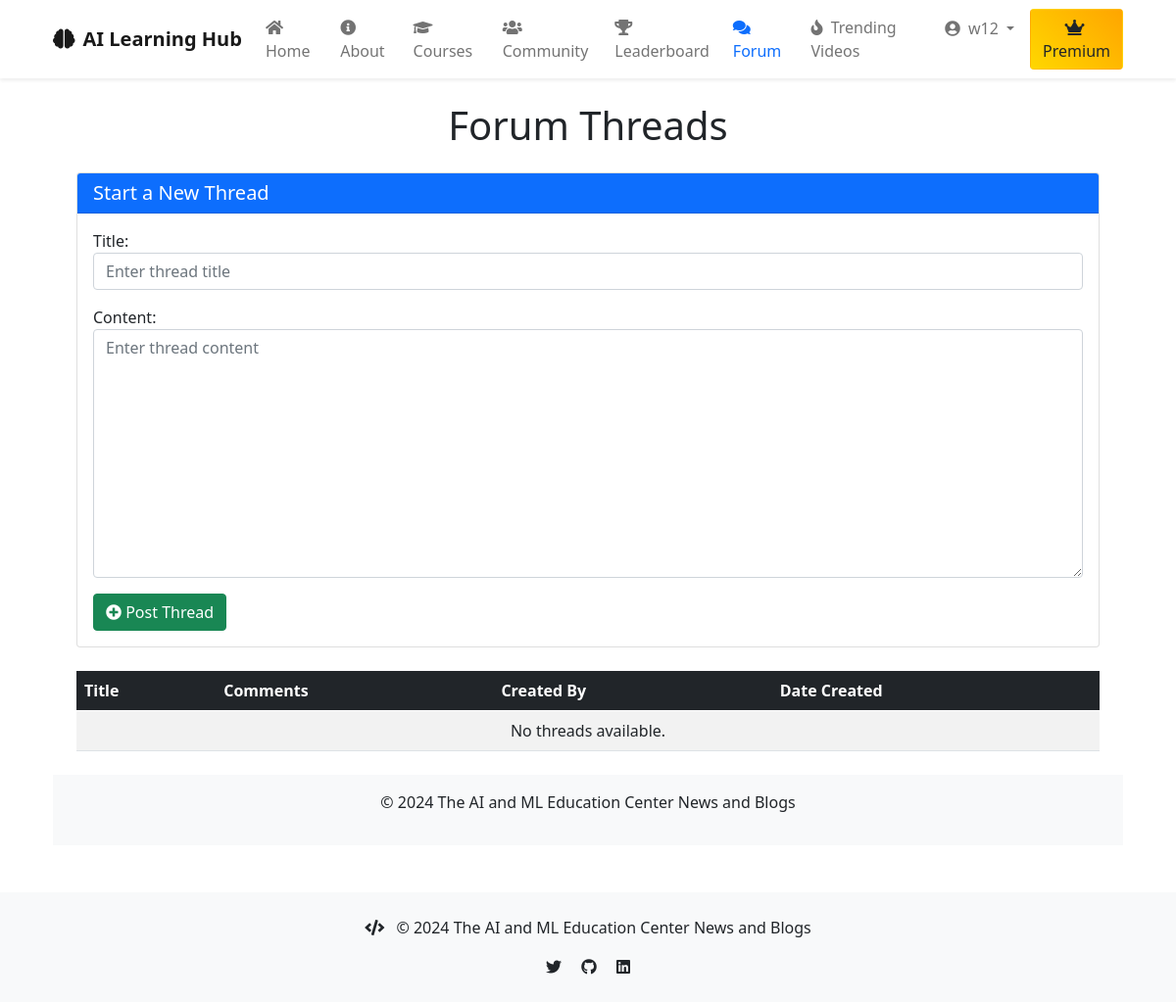
Before: /forum/ (signed in) with the older database file.
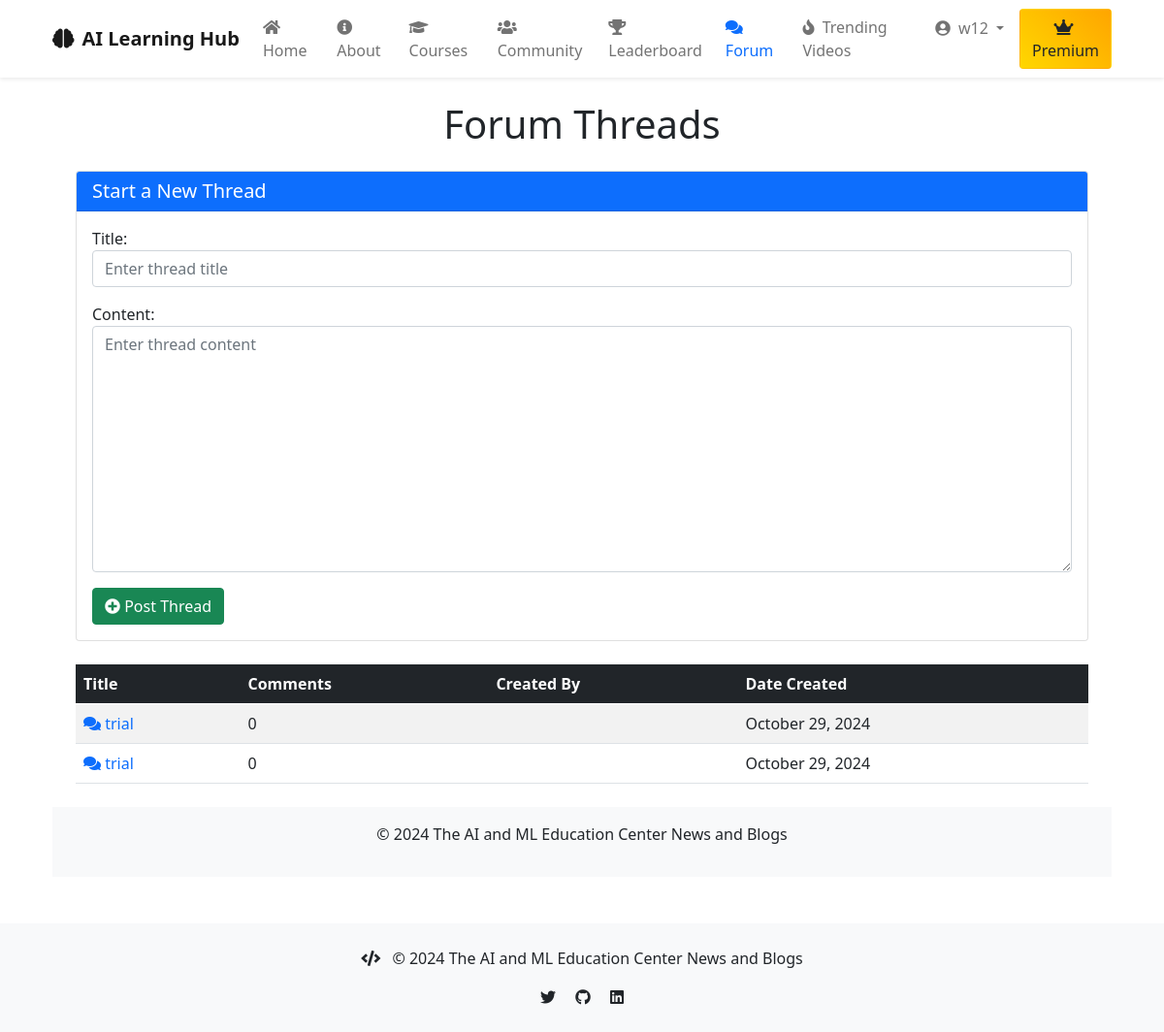
After: the same page with the newer database file.
### apps/models.py (models this page shows)
class ForumThread(models.Model):
    title = models.CharField(max_length=200)
    content = models.TextField()
    author = models.ForeignKey(User, on_delete=models.CASCADE)
    created_at = models.DateTimeField(auto_now_add=True)
    updated_at = models.DateTimeField(auto_now=True)

### apps/views.py (the view)
# urls.py: path('forum/', views.forum_list, name='forum_list'),
@login_required
def forum_list(request):
    threads = ForumThread.objects.annotate(comment_count=Count('forumcomment'))
    if request.method == 'POST':
        form = NewThreadForm(request.POST)
        if form.is_valid():
            new_thread = form.save(commit=False)
            new_thread.author = request.user
            new_thread.save()
            return redirect('blog:forum_list')
    else:
        form = NewThreadForm()
    return render(request, 'forum_list.html', {'threads': threads, 'form': form})

### apps/forms.py
class NewThreadForm(forms.ModelForm):
    class Meta:
        model = ForumThread
        fields = ['title', 'content']
        widgets = {
            'title': forms.TextInput(attrs={'class': 'form-control', 'placeholder': 'Enter thread title'}),
            'content': forms.Textarea(attrs={'class': 'form-control', 'placeholder': 'Enter thread content'}),
        }

### apps/models.py (called while the page is built)
    def has_premium_access(self):
        return self.subscription_status

### apps/templates/forum_list.html (shortened to what this page needs)
{% extends 'base.html' %}
{% block content %}
<!DOCTYPE html>
<html lang="en">
<head>
    <link rel="stylesheet" href="https://cdn.jsdelivr.net/npm/bootstrap@5.0.2/dist/css/bootstrap.min.css">
    <link rel="stylesheet" href="https://cdnjs.cloudflare.com/ajax/libs/font-awesome/5.15.4/css/all.min.css">
</head>
<body>
    <div class="container mt-4">
        <h1 class="text-center mb-4">Forum Threads</h1>
        <div class="card mb-4">
            <div class="card-header text-white bg-primary">
                <h5 class="mb-0">Start a New Thread</h5>
            </div>
            <div class="card-body">
                <form method="POST" action="">
                    {{ form.as_p }}
                    <button type="submit" class="btn btn-success">
                        <i class="fas fa-plus-circle"></i> Post Thread
                    </button>
                </form>
            </div>
        </div>
        <table class="table table-hover table-striped">
            <thead class="table-dark">
                <tr>
                    <th>Title</th>
                    <th>Comments</th>
                    <th>Created By</th>
                    <th>Date Created</th>
                </tr>
            </thead>
            <tbody>
                {% for thread in threads %}
                <tr>
                    <td>
                        <a href="{% url 'blog:thread_detail' thread.id %}" class="text-decoration-none">
                            <i class="fas fa-comments"></i> {{ thread.title }}
                        </a>
                    </td>
                    <td>{{ thread.comment_count }}</td>
                    <td>{{ thread.created_by.username }}</td>
                    <td>{{ thread.created_at|date:"F j, Y" }}</td>
                </tr>
                {% empty %}
                <tr>
                    <td colspan="4" class="text-center">No threads available.</td>
                </tr>
                {% endfor %}
            </tbody>
        </table>
    </div>
    <footer class="bg-light text-center p-3 mt-4">
        <p>&copy; {% now "Y" %} The AI and ML Education Center News and Blogs</p>
    </footer>
</body>
</html>
{% endblock %}

### apps/templates/base.html (shortened to what this page needs)
<!DOCTYPE html>
<html lang="en">
<head>
    <link href="https://cdn.jsdelivr.net/npm/bootstrap@5.3.0/dist/css/bootstrap.min.css" rel="stylesheet">
    <link href="https://cdnjs.cloudflare.com/ajax/libs/font-awesome/6.4.0/css/all.min.css" rel="stylesheet">
</head>
<body>
<nav class="navbar navbar-expand-lg navbar-light bg-white">
    <div class="container">
        <a class="navbar-brand" href="/">
            <i class="fas fa-brain me-2"></i>AI Learning Hub
        </a>
        <div class="collapse navbar-collapse" id="navbarNav">
            <ul class="navbar-nav me-auto mb-2 mb-lg-0">
                <li class="nav-item">
                    <a class="nav-link {% if request.path == '/' %}active{% endif %}" href="/">
                        <i class="fas fa-home me-1"></i> Home
                    </a>
                </li>
                <li class="nav-item">
                    <a class="nav-link {% if request.path == '/about/' %}active{% endif %}" href="/about/">
                        <i class="fas fa-info-circle me-1"></i> About
                    </a>
                </li>
                <li class="nav-item">
                    <a class="nav-link {% if request.path == '/courses/' %}active{% endif %}" href="/courses/">
                        <i class="fas fa-graduation-cap me-1"></i> Courses
                    </a>
                </li>
                <li class="nav-item">
                    <a class="nav-link {% if request.path == '/blog/' %}active{% endif %}" href="/blog/">
                        <i class="fas fa-users me-1"></i> Community
                    </a>
                </li>
                <li class="nav-item">
                    <a class="nav-link {% if request.path == '/leaderboard/' %}active{% endif %}" href="{% url 'blog:leaderboard' %}">
                        <i class="fas fa-trophy me-1"></i> Leaderboard
                    </a>
                </li>
                <li class="nav-item">
                    <a class="nav-link {% if request.path == '/forum/' %}active{% endif %}" href="{% url 'blog:forum_list' %}">
                        <i class="fas fa-comments me-1"></i> Forum
                    </a>
                </li>
                <li class="nav-item">
                    <a class="nav-link {% if request.path == '/trending-videos/' %}active{% endif %}" href="{% url 'blog:trending_videos' %}">
                        <i class="fas fa-fire me-1"></i> Trending Videos
                    </a>
                </li>
            </ul>
            <ul class="navbar-nav ms-auto">
                {% if user.is_authenticated %}
                    <li class="nav-item dropdown">
                        <a class="nav-link dropdown-toggle" href="#" id="navbarDropdown" role="button"
                           data-bs-toggle="dropdown" aria-expanded="false">
                            <i class="fas fa-user-circle me-1"></i> {{ user.username }}
                        </a>
                    </li>
                    {% if user.userprofile.has_premium_access %}
                        <li class="nav-item ms-lg-2 mt-2 mt-lg-0">
                            <span class="btn premium-badge">
                                <i class="fas fa-crown me-1"></i> Premium
                            </span>
                        </li>
                    {% else %}
                        <li class="nav-item ms-lg-2 mt-2 mt-lg-0">
                            <a href="{% url 'blog:upgrade_to_premium' %}" class="btn upgrade-btn text-white">
                                <i class="fas fa-star me-1"></i> Upgrade to Premium
                            </a>
                        </li>
                    {% endif %}
                {% else %}
                    <li class="nav-item mt-2 mt-lg-0">
                        <a href="{% url 'blog:register' %}" class="btn btn-primary">
                            <i class="fas fa-user-plus me-1"></i> Register
                        </a>
                    </li>
                {% endif %}
            </ul>
        </div>
    </div>
</nav>
<main class="container mt-4">
    {% block content %}{% endblock %}
</main>
<footer class="bg-light text-center p-4 mt-5">
    <div class="container">
        <div class="row">
            <div class="col-12">
                <p class="mb-0">
                    <i class="fas fa-code me-2"></i>
                    &copy; {% now "Y" %} The AI and ML Education Center News and Blogs
                </p>
                <div class="mt-3">
                    <a href="#" class="text-decoration-none text-dark mx-2">
                        <i class="fab fa-twitter"></i>
                    </a>
                    <a href="#" class="text-decoration-none text-dark mx-2">
                        <i class="fab fa-github"></i>
                    </a>
                    <a href="#" class="text-decoration-none text-dark mx-2">
                        <i class="fab fa-linkedin"></i>
                    </a>
                </div>
            </div>
        </div>
    </div>
</footer>
</body>
</html>

### apps/templates/base.html (style rules this page uses)
.navbar { box-shadow: 0 2px 4px rgba(0,0,0,.08); }
.navbar-brand { font-weight: 600; font-size: 1.5rem; }
.nav-link { font-weight: 500; transition: color 0.3s ease; }
.nav-link.active { color: #0d6efd !important; }
.premium-badge { background: linear-gradient(45deg, #FFD700, #FFA500); border: none; font-weight: 600; }

Changed rows visible on the page:
added ForumThread: title "trial", comment_count "0", created_at "October 29, 2024"
added ForumThread: title "trial", comment_count "0", created_at "October 29, 2024"
Other visible differences:
text no longer shown: "No threads available."
